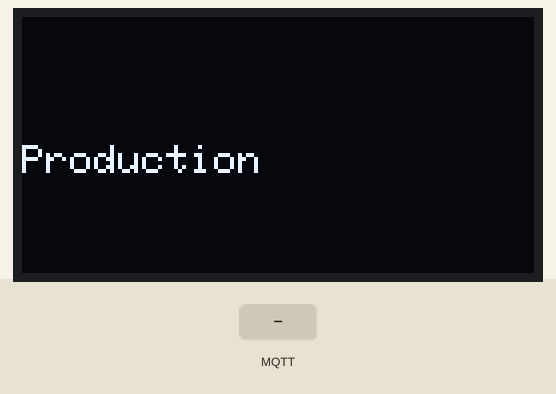
Simulated run of this sketch. Board: ESP8266 (NodeMCU). On the bench: 128×64 one-colour display. Inputs (shaded band) come from the test bench. WiFi joins after 1.5 s; servers stay silent unless stated; no MQTT or app messages arrive unless stated; what the sketch prints to the serial monitor is not drawn.

Above: at 3.6 s.
3.7 s: MQTT message "on" arrives on the third subscribed topic
At 6.5 s:
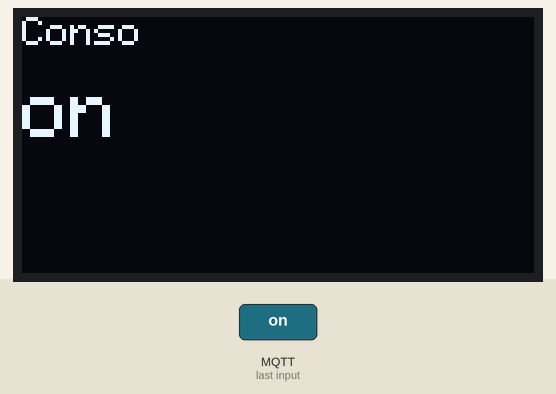
6.7 s: MQTT message "on" arrives on the first subscribed topic
At 9.5 s:
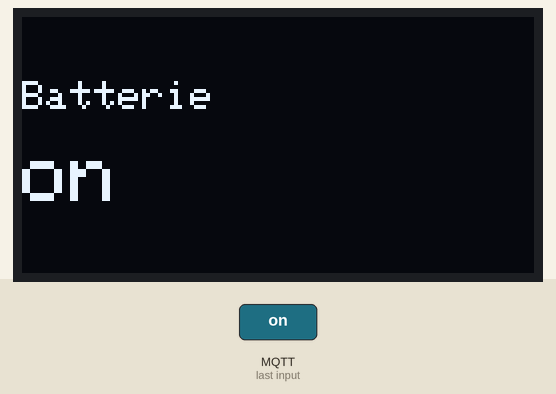
9.7 s: MQTT message "on" arrives on the second subscribed topic
At 12.5 s:
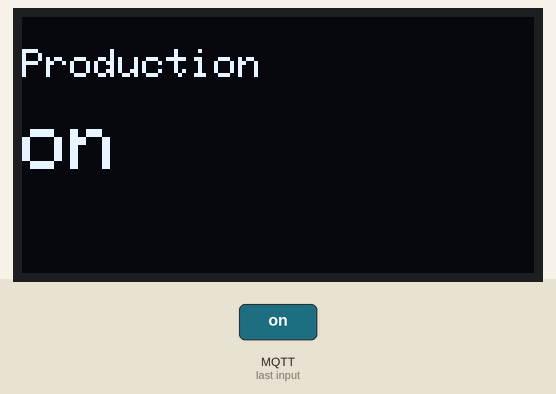
12.7 s: MQTT message "1" arrives on the third subscribed topic
At 15.5 s:
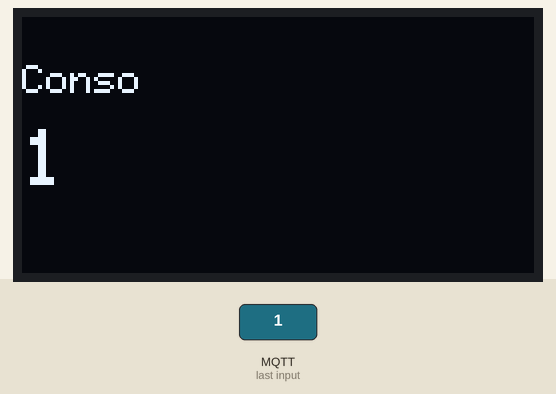
15.7 s: MQTT message "1" arrives on the first subscribed topic
At 18.5 s:
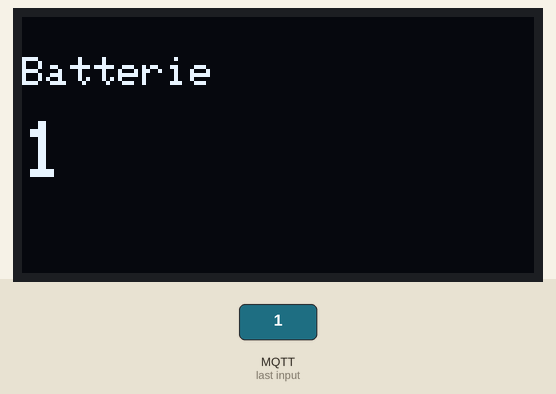
18.7 s: MQTT message "1" arrives on the second subscribed topic
At 22.3 s:
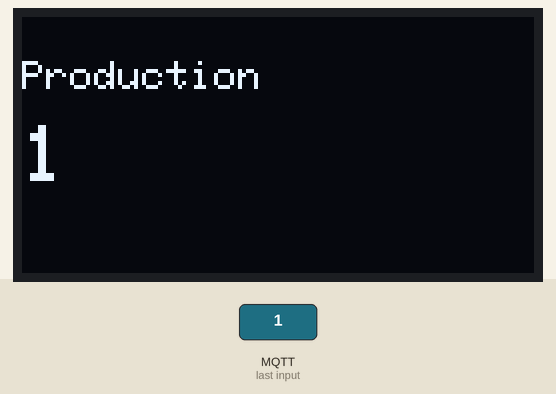
Timing chart, 0 to 22.7 s (numbered marks = the images above; inputs shaded):
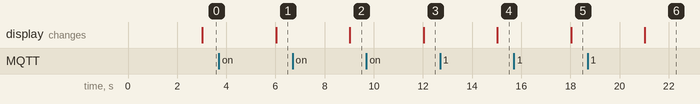

Measured:
- after the input at 3.7 s, the display: changes after 2.3 s (image 1)
- after the input at 6.7 s, the display: changes after 2.3 s (image 2)
- after the input at 9.7 s, the display: changes after 2.3 s (image 3)
- after the input at 12.7 s, the display: changes after 2.3 s (image 4)
- after the input at 15.7 s, the display: changes after 2.3 s (image 5)
- after the input at 18.7 s, the display: changes after 2.3 s (image 6)

The sketch:

HomeAssistant2ESP8266.ino
```cpp
#include <ESP8266WiFi.h>
#include <PubSubClient.h>
#include <Wire.h>
#include <Adafruit_GFX.h>
#include <Adafruit_SSD1306.h>

// Définir l'adresse I2C de votre module OLED
#define OLED_ADDRESS 0x3C  // Ajustez ceci si votre OLED a une adresse différente

// Remplacez ces informations par vos propres paramètres WiFi et MQTT
const char* ssid = "VOTRE_SSID"; // Remplacez par le nom de votre réseau WiFi
const char* password = "VOTRE_MOT_DE_PASSE"; // Remplacez par le mot de passe de votre réseau WiFi
const char* mqtt_server = "ADRESSE_MQTT"; // Remplacez par l'adresse IP ou le nom de domaine de votre broker MQTT
const char* mqtt_user = "UTILISATEUR_MQTT"; // Remplacez par le nom d'utilisateur MQTT
const char* mqtt_password = "MOT_DE_PASSE_MQTT"; // Remplacez par le mot de passe MQTT
const char* mqtt_topic1 = "afficheur_esp8266/percent_battery";  // Sujet pour la première information
const char* mqtt_topic2 = "afficheur_esp8266/pv_production_live";  // Sujet pour la deuxième information
const char* mqtt_topic3 = "afficheur_esp8266/consommation_live";  // Sujet pour la troisième information

#define OLED_RESET 0  // GPIO0
Adafruit_SSD1306 display(OLED_RESET);

WiFiClient espClient;
PubSubClient client(espClient);

unsigned long lastDisplayChangeTime = 0; // Variable pour suivre le temps
int currentDisplayTopic = 1; // Garde en mémoire le sujet actuel à afficher

char topic1Message[128] = ""; // Stocker le message de mqtt_topic1
char topic2Message[128] = ""; // Stocker le message de mqtt_topic2
char topic3Message[128] = ""; // Stocker le message de mqtt_topic3

// Prototype de fonction
void displayData(const char* message, const char* title, int textSize = 2);

void setup() {
  // Initialiser l'écran OLED
  display.begin(SSD1306_SWITCHCAPVCC, 0x3C);  // Initialiser l'OLED avec l'adresse I2C 0x3C (pour le 64x48)
  display.clearDisplay();
  display.display();

  // Connexion WiFi
  WiFi.begin(ssid, password);
  while (WiFi.status() != WL_CONNECTED) {
    delay(1000);
    Serial.println("Connexion au WiFi en cours...");
  }
  Serial.println("Connecté au WiFi");

  // Connexion MQTT
  client.setServer(mqtt_server, 1883);
  client.setCallback(callback);

  while (!client.connected()) {
    Serial.println("Connexion au courtier MQTT en cours...");
    if (client.connect("ESP8266Client", mqtt_user, mqtt_password)) {
      Serial.println("Connecté au courtier MQTT");
    } else {
      Serial.print("Échec de la connexion MQTT. Erreur : ");
      Serial.print(client.state());
      Serial.println("Nouvelle tentative dans 5 secondes...");
      delay(5000);
    }
  }

  // S'abonner aux sujets MQTT
  client.subscribe(mqtt_topic1);
  client.subscribe(mqtt_topic2);
  client.subscribe(mqtt_topic3);
}

void loop() {
  client.loop();

  // Vérifier s'il est temps de changer le contenu de l'affichage
  unsigned long currentTime = millis();
  if (currentTime - lastDisplayChangeTime >= 3000) { // Changer toutes les 3 secondes
    lastDisplayChangeTime = currentTime;

    // Basculer entre les sujets
    currentDisplayTopic++;
    if (currentDisplayTopic > 3) {
      currentDisplayTopic = 1;
    }

    display.clearDisplay();
    switch (currentDisplayTopic) {
      case 1:
        displayData(topic1Message, "Batterie");
        break;
      case 2:
        displayData(topic2Message, "Production");
        break;
      case 3:
        displayData(topic3Message, "Conso");
        break;
    }
    display.display();
  }
}

void callback(char* topic, byte* payload, unsigned int length) {
  Serial.print("Message reçu sur le sujet : ");
  Serial.println(topic);

  // Traiter les données en fonction du sujet MQTT
  if (strcmp(topic, mqtt_topic1) == 0) {
    // Copier le message dans topic1Message
    snprintf(topic1Message, sizeof(topic1Message), "%.*s", length, payload);
  } else if (strcmp(topic, mqtt_topic2) == 0) {
    // Copier le message dans topic2Message
    snprintf(topic2Message, sizeof(topic2Message), "%.*s", length, payload);
  } else if (strcmp(topic, mqtt_topic3) == 0) {
    // Copier le message dans topic3Message
    snprintf(topic3Message, sizeof(topic3Message), "%.*s", length, payload);
  }
}

void displayData(const char* message, const char* title, int textSize) {
  display.setTextSize(textSize); // Définir la taille du texte
  display.setTextColor(WHITE);

  // Calculer la position y pour centrer le texte verticalement
  int16_t y = (display.height() - display.getCursorY()) / 2;

  display.setCursor(0, y);
  display.setTextSize(1); // Définir la taille du texte du titre à 1 (petite)
  display.print(title); // Afficher le titre en petit
  display.setTextSize(textSize); // Définir la taille du texte du message
  display.setCursor(0, y + 16); // Déplacer vers le bas pour afficher le texte
  display.println(message); // Afficher le message

  display.display();
}
```
